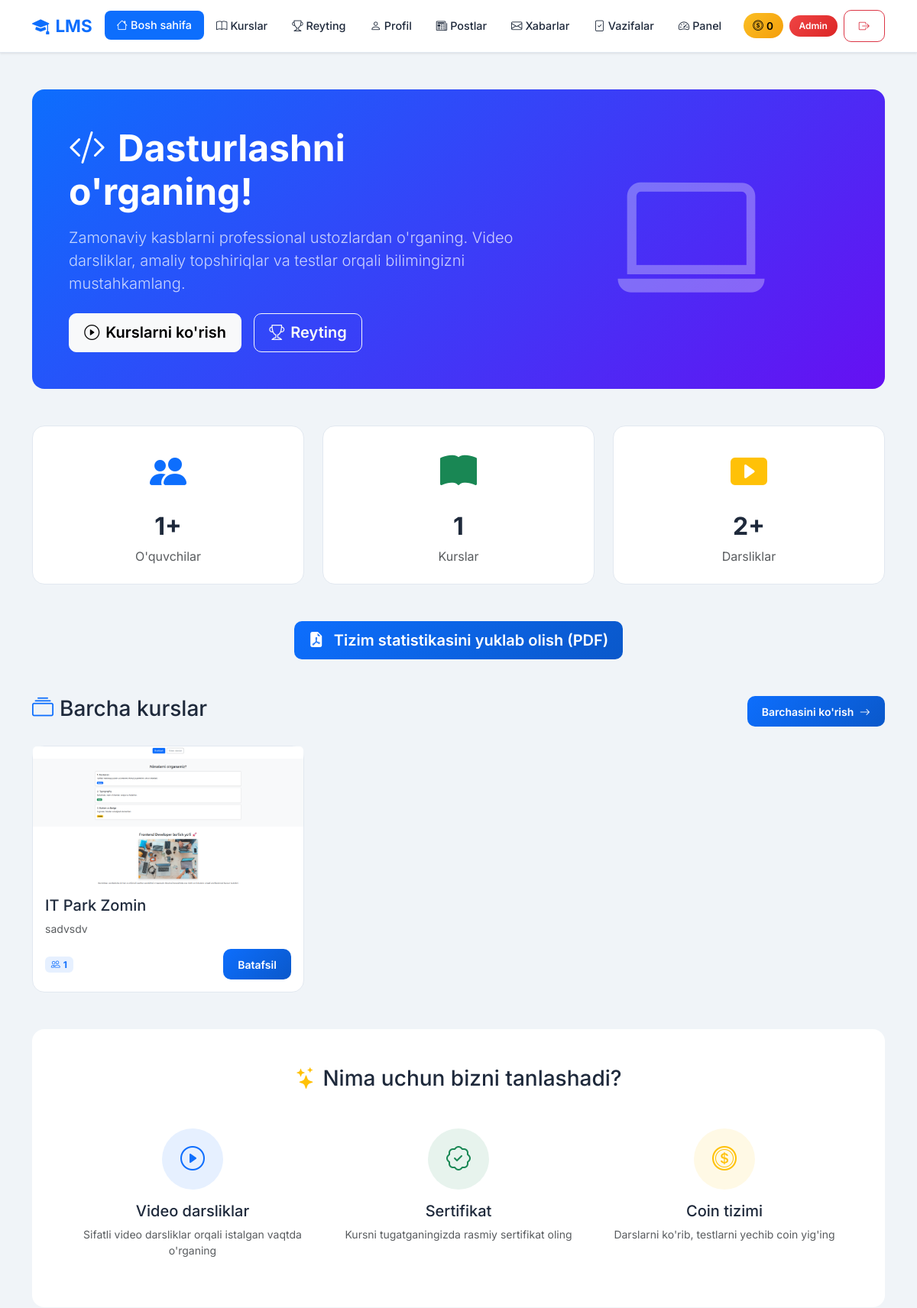
Page / (signed in, upper part) on the earlier database version.
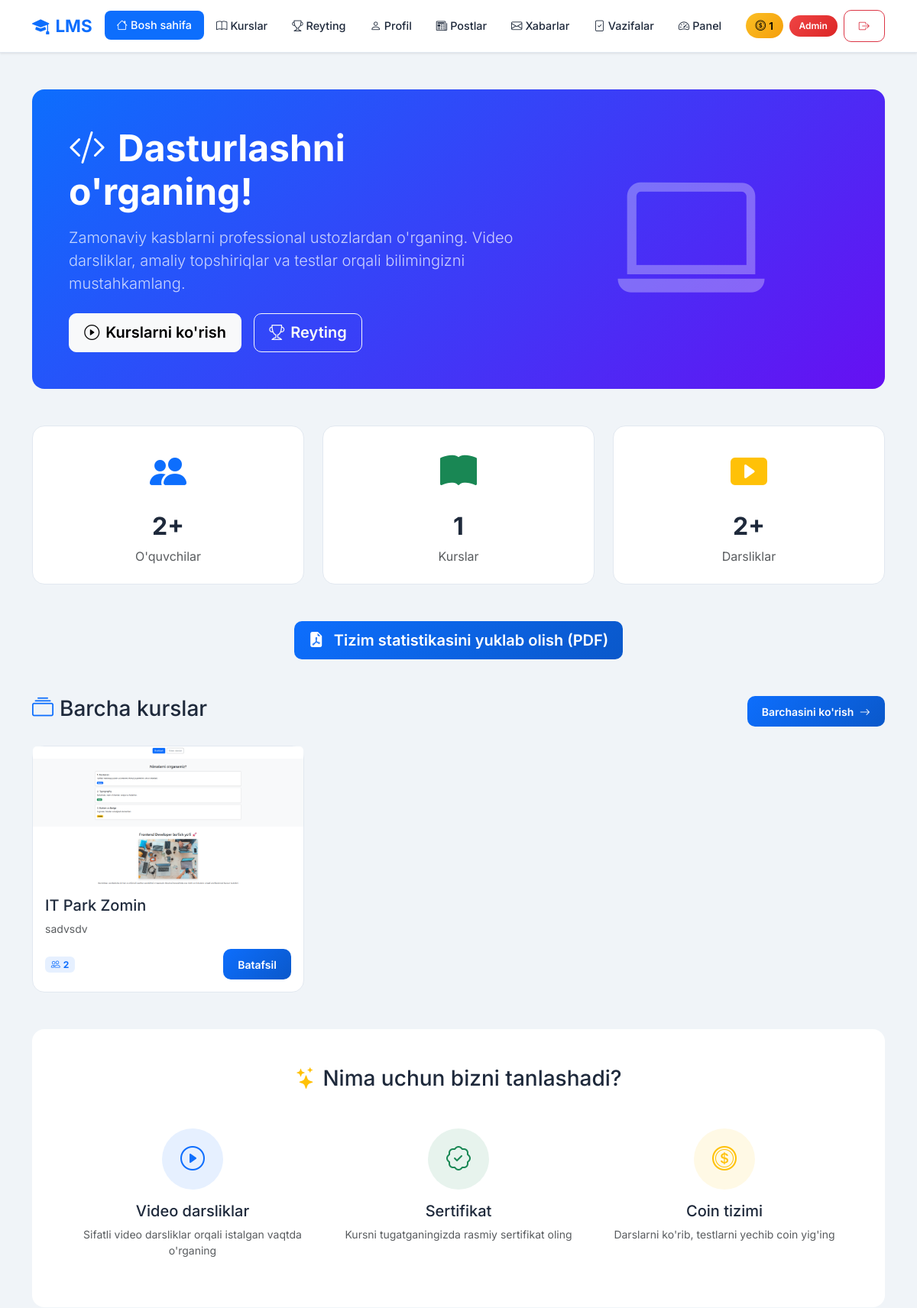
Same page on the later database version.
### accounts/models.py (models this page shows, shortened)
class CustomUser(AbstractUser):
    ROLE_CHOICES = (
        ('admin', 'Admin'),
        ('teacher', 'O\'qituvchi'),
        ('student', 'O\'quvchi'),
    )
    first_name = models.CharField(max_length=100, verbose_name="Ism")
    last_name = models.CharField(max_length=100, verbose_name="Familiya")
    phone = models.CharField(max_length=20, unique=True, verbose_name="Telefon raqam")
    role = models.CharField(max_length=20, choices=ROLE_CHOICES, default='student', verbose_name="Rol")
    photo = models.ImageField(upload_to='profiles/', blank=True, null=True, verbose_name="Profil rasmi")
    profession = models.ForeignKey(Profession, on_delete=models.SET_NULL, null=True, blank=True, related_name='students', verbose_name="Yo'nalish")
    is_blocked = models.BooleanField(default=False, verbose_name="Bloklangan")
    last_activity = models.DateTimeField(null=True, blank=True, verbose_name="Oxirgi faollik")
    bio = models.TextField(blank=True, null=True, verbose_name="O'zi haqida")
    coins = models.IntegerField(default=0, verbose_name="Coinlar")
    total_online_time = models.IntegerField(default=0, verbose_name="Jami online vaqt (daqiqa)")
    address = models.CharField(max_length=300, blank=True, null=True, verbose_name="Yashash manzili")
    birth_date = models.DateField(null=True, blank=True, verbose_name="Tug'ilgan kuni")
    id_card = models.FileField(upload_to='documents/id_cards/', blank=True, null=True, verbose_name="ID karta/Pasport")
    birth_certificate = models.FileField(upload_to='documents/birth_certificates/', blank=True, null=True, verbose_name="Tug'ilganlik haqida guvohnoma")
    @property
    def is_admin(self):
        return self.role == 'admin'
    @property
    def is_teacher(self):
        return self.role == 'teacher'
    @property
    def is_student(self):
        return self.role == 'student'
    class Meta:
        verbose_name = "Foydalanuvchi"
        verbose_name_plural = "Foydalanuvchilar"

class Profession(models.Model):
    name = models.CharField(max_length=200, verbose_name="Kasb nomi")
    photo = models.ImageField(upload_to='professions/', verbose_name="Rasm")
    description = models.TextField(verbose_name="Kasb haqida")
    created_at = models.DateTimeField(auto_now_add=True)
    def student_count(self):
        return self.enrollments.filter(user__role='student').count()
    class Meta:
        verbose_name = "Kasb"
        verbose_name_plural = "Kasblar"
        ordering = ['-created_at']

### accounts/views.py (the view)
# urls.py: path('', views.home_view, name='home'),
@login_required
def home_view(request):
    professions = Profession.objects.all()[:6]
    total_students = CustomUser.objects.filter(role='student').count()
    total_courses = Profession.objects.count()
    total_lessons = Lesson.objects.count()
    my_enrollments = []
    if request.user.is_student:
        my_enrollments = request.user.enrollments.all()[:4]
    context = {
        'professions': professions,
        'total_students': total_students,
        'total_courses': total_courses,
        'total_lessons': total_lessons,
        'my_enrollments': my_enrollments,
    }
    return render(request, 'accounts/home.html', context)

### accounts/management/commands/check_birthdays.py (called while the page is built, shortened)
    def handle(self, *args, **kwargs):
        today = timezone.now().date()
        users = CustomUser.objects.filter(birth_date__day=today.day, birth_date__month=today.month)
        if not users.exists():
            self.stdout.write(self.style.SUCCESS('No birthdays today.'))
            return

### accounts/templates/accounts/home.html (shortened to what the changed rows need)
{% extends 'accounts/base.html' %}
{% block content %}
<div class="container py-5">
    <div class="card mb-5 border-0" style="background: linear-gradient(135deg, #0d6efd 0%, #6610f2 100%); overflow: hidden;">
        <div class="card-body p-5 text-white">
            <div class="row align-items-center">
                <div class="col-lg-7">
                    <h1 class="display-5 fw-bold mb-3">
                        <i class="bi bi-code-slash me-3"></i>Dasturlashni o'rganing!
                    </h1>
                </div>
            </div>
        </div>
    </div>
    <div class="row g-4 mb-5">
        <div class="col-md-4">
            <div class="card text-center p-4 h-100">
                <div class="mb-3">
                    <i class="bi bi-people-fill text-primary" style="font-size: 3rem;"></i>
                </div>
                <h2 class="fw-bold" style="color: var(--text);">{{ total_students }}+</h2>
                <p class="text-muted mb-0">O'quvchilar</p>
            </div>
        </div>
        <div class="col-md-4">
            <div class="card text-center p-4 h-100">
                <h2 class="fw-bold" style="color: var(--text);">{{ total_courses }}</h2>
            </div>
        </div>
        <div class="col-md-4">
            <div class="card text-center p-4 h-100">
                <h2 class="fw-bold" style="color: var(--text);">{{ total_lessons }}+</h2>
            </div>
        </div>
    </div>
    <div class="mb-5">
        {% if professions %}
        <div class="row g-4">
            {% for profession in professions %}
            <div class="col-md-6 col-lg-4">
                <div class="card h-100">
                    <img src="{{ profession.photo.url }}" class="card-img-top" alt="{{ profession.name }}" style="height: 180px; object-fit: cover;">
                    <div class="card-body">
                        <h5 class="card-title" style="color: var(--text);">{{ profession.name }}</h5>
                        <p class="card-text text-muted small">{{ profession.description|truncatewords:12 }}</p>
                        <div class="d-flex justify-content-between align-items-center">
                            <span class="badge bg-primary bg-opacity-10 text-primary">
                                <i class="bi bi-people me-1"></i>{{ profession.student_count }}
                            </span>
                            <a href="{% url 'profession_detail' profession.pk %}" class="btn btn-primary btn-sm">
                                Batafsil
                            </a>
                        </div>
                    </div>
                </div>
            </div>
            {% endfor %}
        </div>
        {% else %}
        <div class="card text-center py-5">
            <i class="bi bi-inbox text-muted" style="font-size: 4rem;"></i>
            <p class="text-muted mt-3">Hozircha kurslar mavjud emas</p>
        </div>
        {% endif %}
    </div>
</div>
{% endblock %}

### accounts/templates/accounts/base.html (shortened to what the changed rows need)
<!DOCTYPE html>
<html lang="uz" data-bs-theme="light">
<head>
    <link href="https://cdn.jsdelivr.net/npm/bootstrap@5.3.2/dist/css/bootstrap.min.css" rel="stylesheet">
    <link href="https://cdn.jsdelivr.net/npm/bootstrap-icons@1.11.1/font/bootstrap-icons.css" rel="stylesheet">
</head>
<body>
    {% if user.is_authenticated %}
    <nav class="navbar navbar-expand-lg sticky-top">
        <div class="container">
            <a class="navbar-brand" href="{% url 'home' %}">
                <i class="bi bi-mortarboard-fill me-2"></i>LMS
            </a>
            <div class="collapse navbar-collapse" id="navbarNav">
                <ul class="navbar-nav me-auto mb-2 mb-lg-0">
                    <li class="nav-item">
                        <a class="nav-link {% if request.resolver_match.url_name == 'home' %}active{% endif %}"
                            href="{% url 'home' %}">
                            <i class="bi bi-house me-1"></i>Bosh sahifa
                        </a>
                    </li>
                    <li class="nav-item">
                        <a class="nav-link {% if request.resolver_match.url_name and 'profession' in request.resolver_match.url_name %}active{% endif %}"
                            href="{% url 'professions' %}">
                            <i class="bi bi-book me-1"></i>Kurslar
                        </a>
                    </li>
                    <li class="nav-item">
                        <a class="nav-link {% if request.resolver_match.url_name == 'leaderboard' %}active{% endif %}"
                            href="{% url 'leaderboard' %}">
                            <i class="bi bi-trophy me-1"></i>Reyting
                        </a>
                    </li>
                    <li class="nav-item">
                        <a class="nav-link {% if request.resolver_match.url_name and 'profile' in request.resolver_match.url_name %}active{% endif %}"
                            href="{% url 'profile' %}">
                            <i class="bi bi-person me-1"></i>Profil
                        </a>
                    </li>
                    <li class="nav-item">
                        <a class="nav-link {% if request.resolver_match.app_names and 'blog' in request.resolver_match.app_names %}active{% endif %}"
                            href="{% url 'blog:post_list' %}">
                            <i class="bi bi-newspaper me-1"></i>Postlar
                        </a>
                    </li>
                    <li class="nav-item">
                        <a class="nav-link {% if request.resolver_match.url_name == 'messages' %}active{% endif %}"
                            href="{% url 'messages' %}">
                            <i class="bi bi-envelope me-1"></i>Xabarlar
                        </a>
                    </li>
                    {% if user.is_teacher or user.is_admin %}
                    <li class="nav-item">
                        <a class="nav-link {% if request.resolver_match.url_name == 'homework_submissions' %}active{% endif %}"
                            href="{% url 'homework_submissions' %}">
                            <i class="bi bi-file-check me-1"></i>Vazifalar
                        </a>
                    </li>
                    {% endif %}
                    {% if user.is_admin %}
                    <li class="nav-item">
                        <a class="nav-link {% if 'dashboard' in request.path %}active{% endif %}"
                            href="{% url 'admin_dashboard' %}">
                            <i class="bi bi-speedometer2 me-1"></i>Panel
                        </a>
                    </li>
                    {% endif %}
                </ul>
                <div class="d-flex align-items-center gap-2">
                    <span class="coin-badge">
                        <i class="bi bi-coin me-1"></i>{{ user.coins }}
                    </span>
                    <span class="role-badge role-{{ user.role }}">
                        {% if user.role == 'admin' %}
                        Admin
                        {% elif user.role == 'teacher' %}
                        Ustoz
                        {% else %}
                        O'quvchi
                        {% endif %}
                    </span>
                    <a href="{% url 'logout' %}" class="btn btn-outline-danger btn-sm">
                        <i class="bi bi-box-arrow-right"></i>
                    </a>
                </div>
            </div>
        </div>
    </nav>
    {% endif %}
    <main class="fade-in">
        {% block content %}{% endblock %}
    </main>
</body>
</html>

Differences in the rows shown:
changed CustomUser: coins "0" → "1"
computed for Profession "IT Park Zomin": student_count "1" → "2"
Other differences:
{{ total_students }}: "1" → "2"
